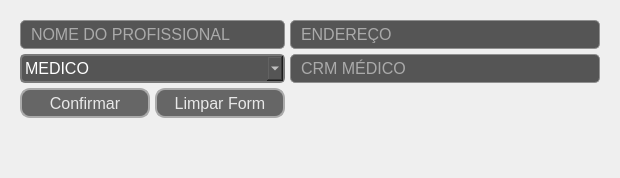
      <widget class="QWidget" name="pageRegister">
       <property name="styleSheet">
        <string notr="true"/>
       </property>
       <layout class="QHBoxLayout" name="horizontalLayout_2">
        <property name="spacing">
         <number>2</number>
        </property>
        <property name="leftMargin">
         <number>10</number>
        </property>
        <property name="topMargin">
         <number>10</number>
        </property>
        <property name="rightMargin">
         <number>10</number>
        </property>
        <property name="bottomMargin">
         <number>10</number>
        </property>
        <item alignment="Qt::AlignHCenter">
         <widget class="QFrame" name="frameRegister">
          <property name="minimumSize">
           <size>
            <width>600</width>
            <height>0</height>
           </size>
          </property>
          <property name="styleSheet">
           <string notr="true">QFrame {
	background-image: url(:/logo/images/logo.png);
	background-position: center;
	background-repeat: no-repeat;
}</string>
          </property>
          <property name="frameShape">
           <enum>QFrame::NoFrame</enum>
          </property>
          <property name="frameShadow">
           <enum>QFrame::Raised</enum>
          </property>
          <layout class="QGridLayout" name="gridLayout_2">
           <property name="leftMargin">
            <number>10</number>
           </property>
           <property name="topMargin">
            <number>10</number>
           </property>
           <property name="rightMargin">
            <number>10</number>
           </property>
           <property name="bottomMargin">
            <number>10</number>
           </property>
           <property name="spacing">
            <number>5</number>
           </property>
           <item row="0" column="0" colspan="2">
            <widget class="QLineEdit" name="fourthLineName">
             <property name="maximumSize">
              <size>
               <width>16777215</width>
               <height>30</height>
              </size>
             </property>
             <property name="font">
              <font>
               <pointsize>12</pointsize>
              </font>
             </property>
             <property name="styleSheet">
              <string notr="true">QLineEdit {
	border: 1px solid rgb(144, 144, 144);
	border-radius: 5px;
	background-color: rgb(85, 85, 85);
	padding: 3px;
	color: #ffffff;
	padding-left: 8px;
}
</string>
             </property>
             <property name="placeholderText">
              <string>NOME DO PROFISSIONAL</string>
             </property>
            </widget>
           </item>
           <item row="2" column="0">
            <widget class="QPushButton" name="fourthBtnConfirm">
             <property name="minimumSize">
              <size>
               <width>130</width>
               <height>30</height>
              </size>
             </property>
             <property name="maximumSize">
              <size>
               <width>130</width>
               <height>30</height>
              </size>
             </property>
             <property name="font">
              <font>
               <pointsize>12</pointsize>
              </font>
             </property>
             <property name="styleSheet">
              <string notr="true">QPushButton::Hover {
	background-color: rgb(113, 113, 113);
	color: rgb(232, 232, 232);
	border: 2px solid rgb(200, 200, 200);
	border-radius: 10px;
}

QPushButton{
	background-color: rgb(102, 102, 102);
	color: rgb(232, 232, 232);
	border: 2px solid rgb(170, 170, 170);
	border-radius: 10px;
}

QPushButton::Pressed{
	background-color: rgb(91, 91, 91);
	color: rgb(232, 232, 232);
	border: 2px solid rgb(100, 100, 100);
	border-radius: 10px;
}</string>
             </property>
             <property name="text">
              <string>Confirmar</string>
             </property>
            </widget>
           </item>
           <item row="1" column="0" colspan="2">
            <widget class="QComboBox" name="fourthBoxProfessionType">
             <property name="maximumSize">
              <size>
               <width>16777215</width>
               <height>30</height>
              </size>
             </property>
             <property name="font">
              <font>
               <pointsize>12</pointsize>
              </font>
             </property>
             <property name="styleSheet">
              <string notr="true">QComboBox {
	color: #ffffff;
	border: 2px solid rgb(121, 121, 121);
	border-radius: 5px;
	padding: 1px 18px 1px 3px;
	background: rgb(85, 85, 85);
}
QComboBox::drop-down {
	background-image: none;
	background-color: rgb(85, 85, 85);
	subcontrol-origin: padding;
	subcontrol-position: top right;
	width: 15px;
	color: #ffffff;
                                        
	border-left-width: 1px;
	border-left-color: darkgray;
	border-left-style: solid; 
	border-top-right-radius: 3px; 
	border-bottom-right-radius: 3px;
}
QComboBox::down-arrow {
	background-image: url(:/logo/images/arrow-down.svg);
	background-position: center;
	background-repeat: no-repeat;
}
QComboBox QAbstractItemView {
	background-image: url(:/images/fundoBox.png);
	background-color: rgb(85, 85, 85);
	color: #ffffff;
}</string>
             </property>
             <item>
              <property name="text">
               <string>MEDICO</string>
              </property>
             </item>
             <item>
              <property name="text">
               <string>RECEPCIONISTA</string>
              </property>
             </item>
            </widget>
           </item>
           <item row="2" column="1">
            <widget class="QPushButton" name="fourthLineClean">
             <property name="minimumSize">
              <size>
               <width>130</width>
               <height>30</height>
              </size>
             </property>
             <property name="maximumSize">
              <size>
               <width>130</width>
               <height>30</height>
              </size>
             </property>
             <property name="font">
              <font>
               <pointsize>12</pointsize>
              </font>
             </property>
             <property name="styleSheet">
              <string notr="true">QPushButton::Hover {
	background-color: rgb(113, 113, 113);
	color: rgb(232, 232, 232);
	border: 2px solid rgb(200, 200, 200);
	border-radius: 10px;
}

QPushButton{
	background-color: rgb(102, 102, 102);
	color: rgb(232, 232, 232);
	border: 2px solid rgb(170, 170, 170);
	border-radius: 10px;
}

QPushButton::Pressed{
	background-color: rgb(91, 91, 91);
	color: rgb(232, 232, 232);
	border: 2px solid rgb(100, 100, 100);
	border-radius: 10px;
}</string>
             </property>
             <property name="text">
              <string>Limpar Form</string>
             </property>
            </widget>
           </item>
           <item row="1" column="2">
            <widget class="QLineEdit" name="fourthLineCrm">
             <property name="maximumSize">
              <size>
               <width>16777215</width>
               <height>30</height>
              </size>
             </property>
             <property name="font">
              <font>
               <pointsize>12</pointsize>
              </font>
             </property>
             <property name="styleSheet">
              <string notr="true">QLineEdit {
	border: 1px solid rgb(144, 144, 144);
	border-radius: 5px;
	background-color: rgb(85, 85, 85);
	padding: 3px;
	color: #ffffff;
	padding-left: 8px;
}

QLineEdit::disabled {
	background-color: rgb(114, 114, 114);
}
</string>
             </property>
             <property name="placeholderText">
              <string>CRM MÉDICO</string>
             </property>
            </widget>
           </item>
           <item row="0" column="2">
            <widget class="QLineEdit" name="fourthLineAdress">
             <property name="maximumSize">
              <size>
               <width>16777215</width>
               <height>30</height>
              </size>
             </property>
             <property name="font">
              <font>
               <pointsize>12</pointsize>
              </font>
             </property>
             <property name="styleSheet">
              <string notr="true">QLineEdit {
	border: 1px solid rgb(144, 144, 144);
	border-radius: 5px;
	background-color: rgb(85, 85, 85);
	padding: 3px;
	color: #ffffff;
	padding-left: 8px;
}
</string>
             </property>
             <property name="placeholderText">
              <string>ENDEREÇO</string>
             </property>
            </widget>
           </item>
           <item row="3" column="0">
            <spacer name="verticalSpacer_2">
             <property name="orientation">
              <enum>Qt::Vertical</enum>
             </property>
             <property name="sizeHint" stdset="0">
              <size>
               <width>20</width>
               <height>40</height>
              </size>
             </property>
            </spacer>
           </item>
          </layout>
         </widget>
        </item>
       </layout>
      </widget>
